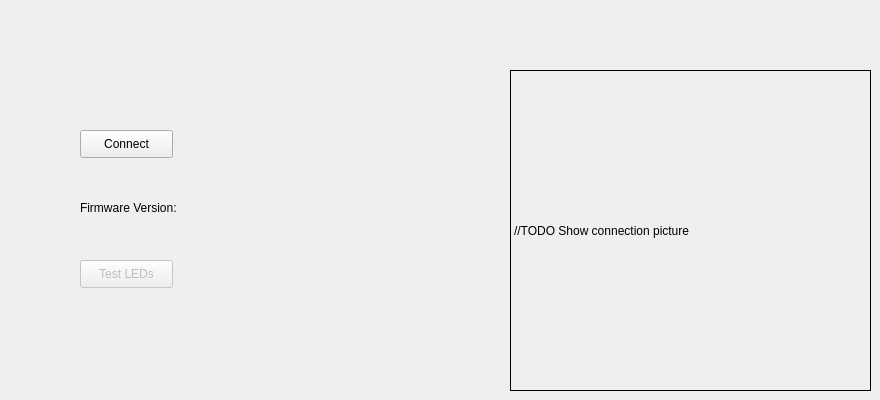
      <widget class="QWidget" name="connectTab">
       <attribute name="title">
        <string>Connection</string>
       </attribute>
       <widget class="QPushButton" name="connectButton">
        <property name="geometry">
         <rect>
          <x>80</x>
          <y>130</y>
          <width>93</width>
          <height>28</height>
         </rect>
        </property>
        <property name="text">
         <string>Connect</string>
        </property>
       </widget>
       <widget class="QPushButton" name="ledButton">
        <property name="enabled">
         <bool>false</bool>
        </property>
        <property name="geometry">
         <rect>
          <x>80</x>
          <y>260</y>
          <width>93</width>
          <height>28</height>
         </rect>
        </property>
        <property name="text">
         <string>Test LEDs</string>
        </property>
       </widget>
       <widget class="QLabel" name="label_7">
        <property name="geometry">
         <rect>
          <x>80</x>
          <y>200</y>
          <width>111</width>
          <height>16</height>
         </rect>
        </property>
        <property name="text">
         <string>Firmware Version:</string>
        </property>
       </widget>
       <widget class="QLabel" name="firmwareVersionLabel">
        <property name="geometry">
         <rect>
          <x>200</x>
          <y>200</y>
          <width>231</width>
          <height>16</height>
         </rect>
        </property>
        <property name="text">
         <string/>
        </property>
       </widget>
       <widget class="QLabel" name="connectPictureLabel">
        <property name="geometry">
         <rect>
          <x>510</x>
          <y>70</y>
          <width>361</width>
          <height>321</height>
         </rect>
        </property>
        <property name="frameShape">
         <enum>QFrame::Panel</enum>
        </property>
        <property name="text">
         <string>//TODO Show connection picture</string>
        </property>
       </widget>
      </widget>
